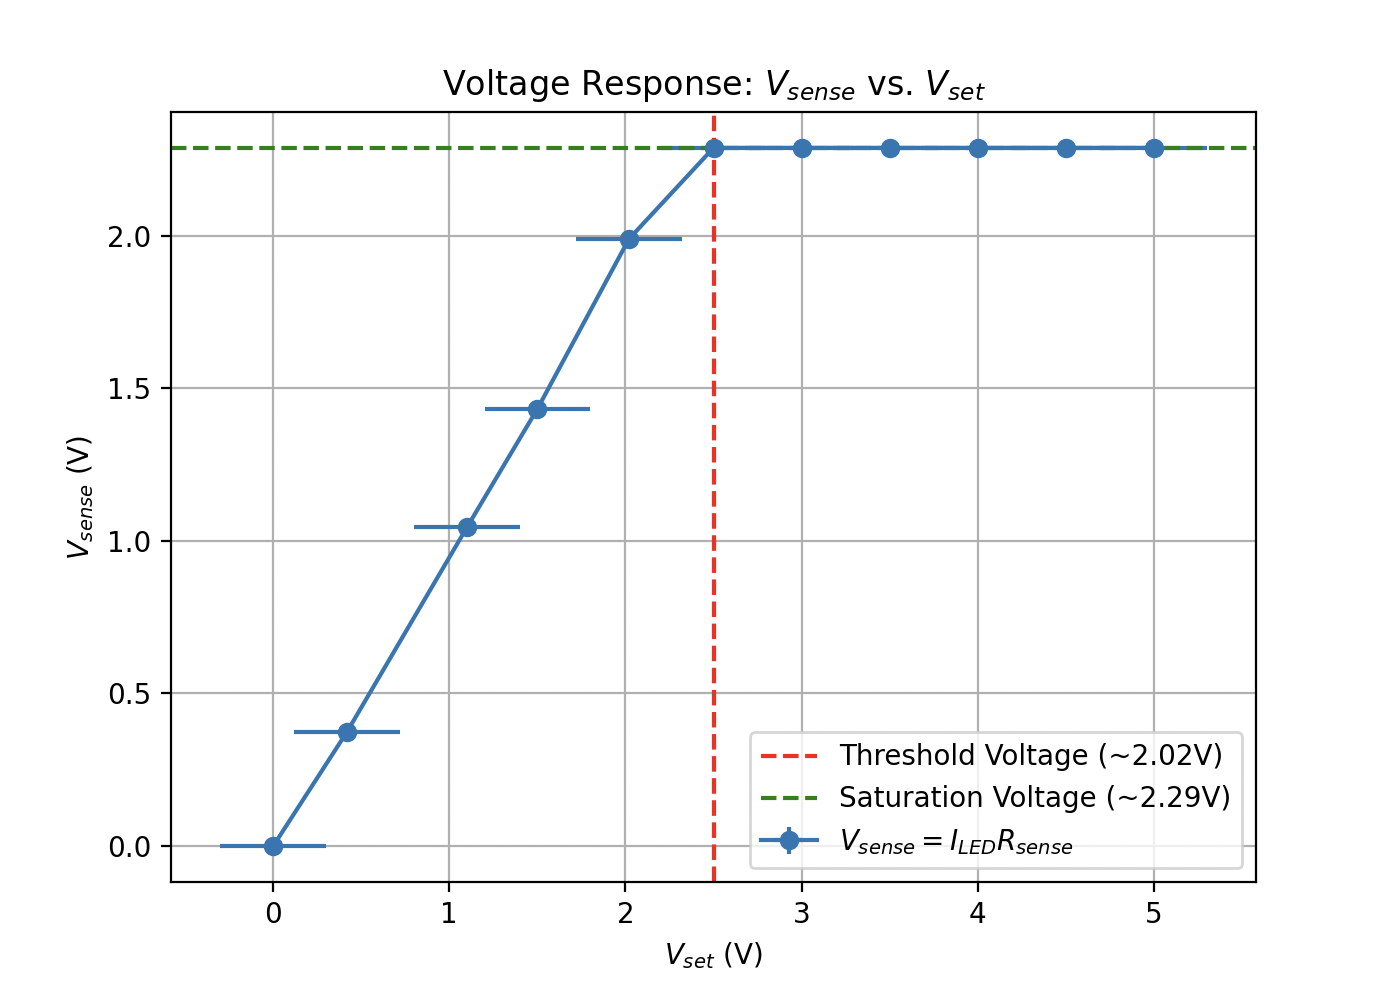

The Python source for this figure:
import numpy as np
import matplotlib.pyplot as plt

# Given data
V_set = np.array([0.00, 0.42, 1.10, 1.50, 2.02, 2.50, 3.00, 3.50, 4.00, 4.50, 5.00])  # V
I_LED = np.array([0.00, 3.77, 10.5, 14.4, 20.0, 23.0, 23.0, 23.0, 23.0, 23.0, 23.0])  # mA

# Convert I_LED from mA to A
I_LED = I_LED * 1e-3  # A

# Given resistance and uncertainties
R_sense = 99.45  # Ω
dR_sense = 0.003  # Ω
dV_set = 0.3  # V
dI_LED = 0.03e-3  # A  # Uncertainty in current in Amperes

# Calculate V_sense using V_sense = I_LED * R_sense
V_sense = I_LED * R_sense

# Propagate uncertainty in V_sense
dV_sense = np.sqrt((I_LED * dR_sense) ** 2 + (R_sense * dI_LED) ** 2)

# Plot V_sense vs. V_set with error bars
plt.figure(figsize=(7,5))
plt.errorbar(V_set, V_sense, xerr=dV_set, yerr=dV_sense, marker='o', linestyle='-', label=r'$V_{sense} = I_{LED} R_{sense}$')

# Indicate threshold voltage (approx 2.02V) and saturation (max I_LED)
plt.axvline(x=2.50, color='r', linestyle='--', label="Threshold Voltage (~2.02V)")
plt.axhline(y=V_sense[-1], color='g', linestyle='--', label="Saturation Voltage (~2.29V)")

# Labels and title
plt.xlabel(r'$V_{set}$ (V)')
plt.ylabel(r'$V_{sense}$ (V)')
plt.title(r'Voltage Response: $V_{sense}$ vs. $V_{set}$')
plt.legend()
plt.grid(True)

# Show the plot
plt.show()
